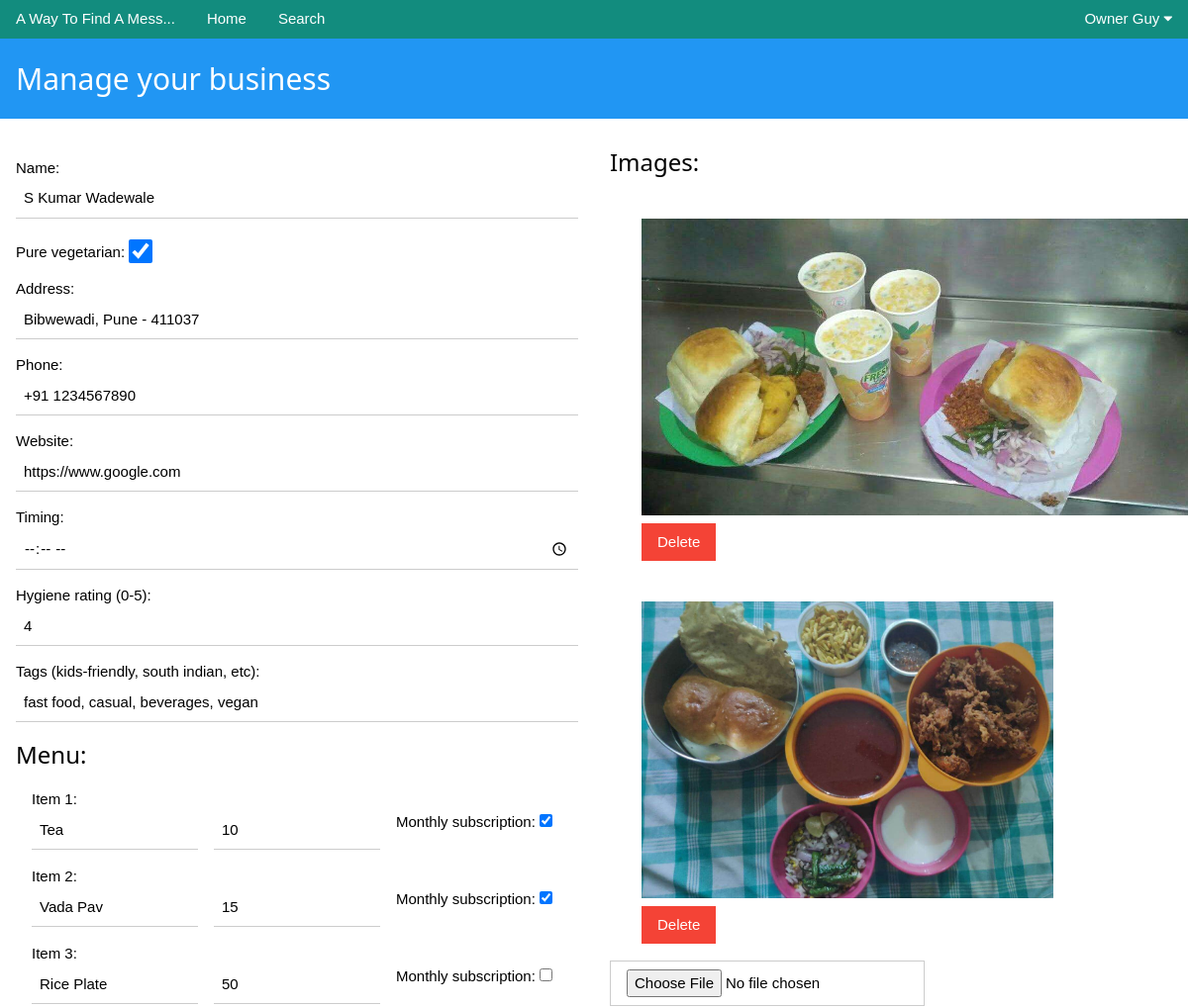
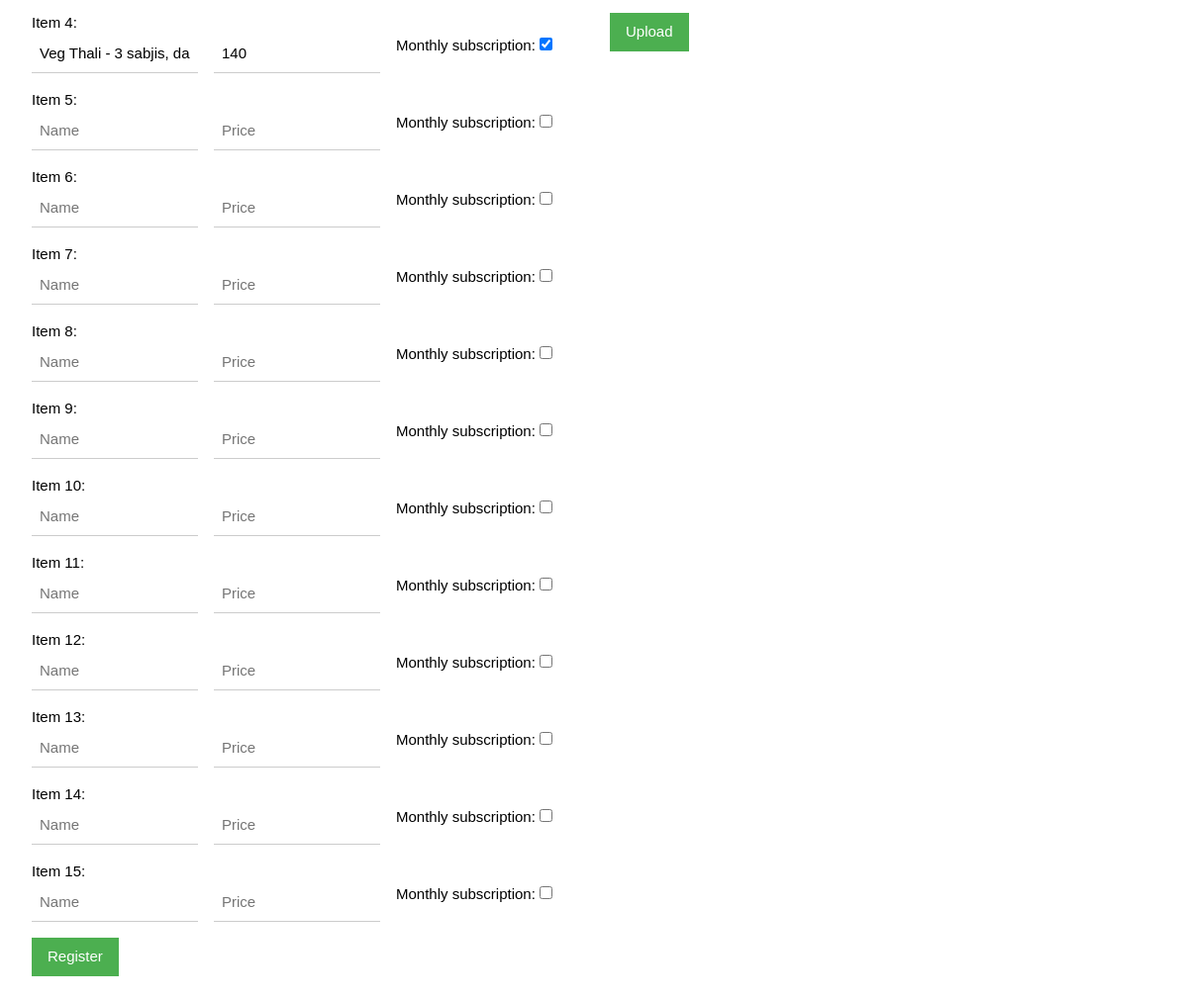
Screenshot of /user/restaurant (signed in) with the database file from the repository (2 pictures, top to bottom).
### main.py (models this page shows)
class RestaurantsDB(db.Model):
	id = db.Column(db.Integer, primary_key=True, unique=True)
	name = db.Column(db.String(80))
	menu = db.Column(db.String(80))
	address = db.Column(db.String(80))
	phone = db.Column(db.String(20))
	website = db.Column(db.String(80))
	timing = db.Column(db.String(80))
	tags = db.Column(db.String(80))
	owner = db.Column(db.Integer)
	images = db.relationship('ImagesDB', backref='parent_rest')
	monthly_items = db.Column(db.String(300))
	rating = db.Column(db.Integer)
	vegetarian = db.Column(db.Boolean)
	average_cost = db.Column(db.Float)

class ImagesDB(db.Model):
	id = db.Column(db.Integer, primary_key=True, unique=True)
	image_name = db.Column(db.String(40))
	parent_id = db.Column(db.Integer, db.ForeignKey("restaurantsDB.id"))

### main.py (the view, shortened to what this page needs)
@app.route("/user/restaurant", methods=["POST", "GET"])
def user_restaurant():
	if not "user" in session:
		return redirect(url_for("logout"))
	else:
		loggedIn = [session["username"], session["account_type"]]
	currentUser = UsersDB.query.filter_by(email=session["user"]).first()
	if not currentUser:
		flash("Please login again!!", "error")
		return redirect(url_for("logout"))
	if currentUser.account_type == "Regular":
		flash("Permission denied (You don't have a business account)!!", "error")
		return redirect(url_for("subscriptions", logged_in=[session["username"], session["account_type"]]))
	currentRest = RestaurantsDB.query.filter_by(owner=currentUser.id).first()
	if not currentRest:
		currentRest = {key: "" for key in ["name", "address", "phone", "website", "timing", "tags", "rating"]}
		list_menu = [("", "") for i in range(15)]
	else:
		list_menu = [tuple(item.split("~")) for item in currentRest.menu.split("| ")]
	return render_template("user_restaurant.html", logged_in=loggedIn, account_type=session["account_type"], restaurant=currentRest, menu=list_menu)

### templates/user_restaurant.html (shortened to what this page needs)
{% extends "base.html" %}
{% block content %}
	{% if account_type == "Business" %}
		<div class="w3-blue w3-padding">
			<h2>Manage your business</h2>
		</div>
		<form method="post" class="w3-container w3-half	w3-margin-top w3-padding">
			<p>
				<label>Name: </label>
				<input type="text" class="w3-input" name="text_name" value="{{ restaurant.name }}" />
			</p>
			<p>
				<label>Pure vegetarian: </label>
				<input type="checkbox" class="w3-check" name="checkbox_vegetarian" value="{{ restaurant.vegetarian }}"
				{% if restaurant.vegetarian %}
					checked
				{% endif %}	/>
			</p>
			<p>
				<label>Address: </label>
				<input type="text" class="w3-input" name="text_address" value="{{ restaurant.address }}" />
			</p>
			<p>
				<label>Phone: </label>
				<input type="tel" class="w3-input" name="text_phone" value="{{ restaurant.phone }}" pattern="+91[0-9]*10" />
			</p>
			<p>
				<label>Website: </label>
				<input type="url" class="w3-input" name="text_website" value="{{ restaurant.website }}" />
			</p>
			<p>
				<label>Timing: </label>
				<input type="time" class="w3-input" name="text_timing" value="{{ restaurant.timing }}" />
			</p>
			<p>
				<label>Hygiene rating (0-5): </label>
				<input type="text" class="w3-input" name="text_hygiene_rating" value="{{ restaurant.rating|int }}" pattern="[0-5]{1}"/>
			</p>
			<p>
				<label>Tags (kids-friendly, south indian, etc): </label>
				<input type="text" class="w3-input" name="text_tags" value="{{ restaurant.tags }}" />
			</p>
			<h3>Menu:</h3>
			{% for i in range(15) %}
				<div class="w3-row-padding w3-margin-top">
					<div class="w3-col">
						<label>Item {{i+1}}: </label>
					</div>
					<div class="w3-col l4">
						<input type="text" class="w3-input" name="text_menu_name_{{i}}" placeholder="Name" value="{{ menu[i][0] }}" />
					</div>
					<div class="w3-col l4">
						<input type="text" class="w3-input " name="text_menu_price_{{i}}" size="10%"placeholder="Price" value="{{ menu[i][1] }}" />
					</div>
					<div class="w3-col l4">
						<label>Monthly subscription: </label>
						<input type="checkbox" name="checkbox_menu_subscribe_{{i}}"
						{% if menu[i][2] == '1' %}
							checked
						{% endif %}/>
					</div>
				</div>
			{% endfor %}
			<div class="w3-container w3-margin-top">
				<input type="submit" value="Register" class="w3-button w3-green" name="button_register" />
			</div>
		</form>
		<form method="post", enctype="multipart/form-data" class="w3-container w3-half w3-margin-top">
			<h3>Images:</h3>
			<p>
				{% for img in restaurant.images %}
					<div class="w3-container w3-margin-bottom">
						<div class="w3-container w3-padding">
							<img src="{{ url_for('send_image', filename=img.image_name) }}" alt="Image not found" name="image_{{ img.id }}" class="w3-margin-top" height="300px">
						</div>
						<div class="w3-container">
							<input type="submit" class="w3-button w3-red" name="button_image_delete_{{ img.id }}" value="Delete" />
						</div>
					</div>
				{% endfor %}
			</p>
			<p>
				<input type="file" class="w3-button w3-border" name="file_image" accept="image/*"
				 />
			</p>
			<p>
				<input type="submit" name="button_image" class="w3-button w3-green" value="Upload"
				 />
			</p>
		</form>
	{% endif %}
{% endblock %}

### templates/base.html (shortened to what this page needs)
<html>
<head>
	<link rel="stylesheet" href="{{ url_for('static', filename='style/base.css') }}">
	<link rel="stylesheet" href="{{ url_for('static', filename='style/w3css.css')}}">
    <link rel="stylesheet" href="https://cdnjs.cloudflare.com/ajax/libs/font-awesome/4.7.0/css/font-awesome.min.css">
</head>
<body>
<div class="w3-bar navbar w3-acp-mid-green">
	<p class="w3-bar-item" style="margin: 0">A Way To Find A Mess...</p>
	<a href="/home" class="w3-bar-item w3-button">Home</a>
	<a href="/search" class="w3-bar-item w3-button">Search</a>
	{% if logged_in %}
		<div class="w3-dropdown-click w3-right">
			<button class="w3-button" onclick="displayUserSettings()">
				{{ logged_in[0] }} <i class="fa fa-caret-down"></i>
			</button>
		</div>
	{% else %}
		<button class="w3-bar-item w3-button w3-right w3-hover-blue" onclick="document.getElementById('signup_modal').style.display='block'">Register</a>
		<button class="w3-bar-item w3-button w3-right  w3-hover-green" onclick="document.getElementById('login_modal').style.display='block'">Login</a>
	{% endif %}
</div>
<main>
	{% block content %}{% endblock %}
</main>
</body>
</html>

### static/style/w3css.css (style rules this page uses)
html { box-sizing:border-box }
*,*:before,*:after { box-sizing:inherit }
html { -ms-text-size-adjust:100%;-webkit-text-size-adjust:100% }
body { margin:0 }
article,aside,details,figcaption,figure,footer,header,main,menu,nav,section { display:block }
a { background-color:transparent }
img { border-style:none }
button,input,select,textarea,optgroup { font:inherit;margin:0 }
button,input { overflow:visible }
button,select { text-transform:none }
button,[type=button],[type=reset],[type=submit] { -webkit-appearance:button }
[type=checkbox],[type=radio] { padding:0 }
html,body { font-family:Verdana,sans-serif;font-size:15px;line-height:1.5 }
html { overflow-x:hidden }
h2 { font-size:30px }
h3 { font-size:24px }
h1,h2,h3,h4,h5,h6 { font-family:"Segoe UI",Arial,sans-serif;font-weight:400;margin:10px 0 }
img { vertical-align:middle }
a { color:inherit }
.w3-btn,.w3-button { border:none;display:inline-block;padding:8px 16px;vertical-align:middle;overflow:hidden;text-decoration:none;color:inherit;background-color:inherit;text-align:center;cursor:pointer;white-space:nowrap }
.w3-btn,.w3-button { -webkit-touch-callout:none;-webkit-user-select:none;-khtml-user-select:none;-moz-user-select:none;-ms-user-select:none;user-select:none }
.w3-input { padding:8px;display:block;border:none;border-bottom:1px solid #ccc;width:100% }
.w3-dropdown-click,.w3-dropdown-hover { position:relative;display:inline-block;cursor:pointer }
.w3-check,.w3-radio { width:24px;height:24px;position:relative;top:6px }
.w3-bar { width:100%;overflow:hidden }
.w3-bar .w3-bar-item { padding:8px 16px;float:left;width:auto;border:none;display:block;outline:0 }
.w3-bar .w3-dropdown-hover,.w3-bar .w3-dropdown-click { position:static;float:left }
.w3-bar .w3-button { white-space:normal }
.w3-container:after,.w3-container:before,.w3-panel:after,.w3-panel:before,.w3-row:after,.w3-row:before,.w3-row-padding:after,.w3-row-padding:before, .w3-cell-row:before,.w3-cell-row:after,.w3-clear:after,.w3-clear:before,.w3-bar:before,.w3-bar:after { content:"";display:table;clear:both }
.w3-col,.w3-half,.w3-third,.w3-twothird,.w3-threequarter,.w3-quarter { float:left;width:100% }
@media (min-width:601px) { .w3-col.m6,.w3-half { width:49.99999% } }
@media (min-width:993px) { .w3-col.l4 { width:33.33333% } }
.w3-row-padding,.w3-row-padding>.w3-half,.w3-row-padding>.w3-third,.w3-row-padding>.w3-twothird,.w3-row-padding>.w3-threequarter,.w3-row-padding>.w3-quarter,.w3-row-padding>.w3-col { padding:0 8px }
.w3-container,.w3-panel { padding:0.01em 16px }
.w3-border { border:1px solid #ccc!important }
.w3-margin-top { margin-top:16px!important }
.w3-margin-bottom { margin-bottom:16px!important }
.w3-padding { padding:8px 16px!important }
.w3-right { float:right!important }
.w3-blue,.w3-hover-blue:hover { color:#fff!important;background-color:#2196F3!important }
.w3-green,.w3-hover-green:hover { color:#fff!important;background-color:#4CAF50!important }
.w3-red,.w3-hover-red:hover { color:#fff!important;background-color:#f44336!important }
.w3-acp-mid-green,.w3-hover-acp-mid-green:hover { color:#fff!important;background-color:#128C7E!important }

### rows the page displays
RestaurantsDB: text_name "S Kumar Wadewale", vegetarian "☑", text_address "Bibwewadi, Pune - 411037", text_phone "+91 1234567890", text_website "https://www.google.com", text_hygiene_rating "4", text_tags "fast food, casual, beverages, vegan", button_image "Upload"
ImagesDB: image_name (picture)
ImagesDB: image_name (picture)

### other values shown
{{ logged_in[0] }} "Owner Guy"
{{ i+1 }} "1" "2" "3" "4" "5" "6" "7" "8" "9" "10" "11" "12" "13" "14" "15"
